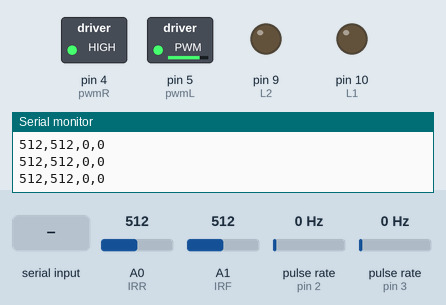
Simulated run of this sketch. Board: Arduino Uno, built with avr-gcc and run on an emulated ATmega328P. Parts: switched loads named in the sketch (green lamp = pin HIGH), output pins drawn as LEDs (lit = HIGH), the last lines printed to the serial monitor. Wiring (inferred from the names in the program): 2 × pulse sensor: data pin 2 / data pin 3. Inputs (shaded band) come from the test bench; at power-on: pulse rate (sensors on pin 2, pin 3) 0 Hz, A0 (IRR) = 512, A1 (IRF) = 512. Pins used as bus, display or sensor lines are not drawn.

Above: at 1.2 s.
1.3 s: pulse rate (sensor on pin 2) set to 50 Hz
At 4.0 s:
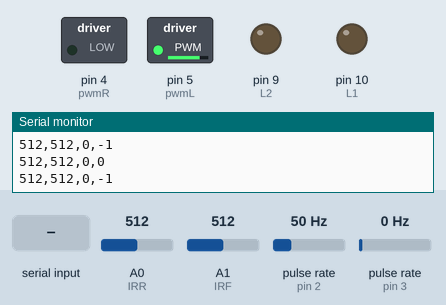
4.3 s: "a" received over Serial
At 5.5 s:
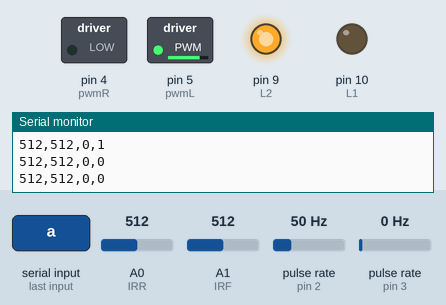
5.8 s: pulse rate (sensor on pin 3) set to 100 Hz
At 8.75 s:
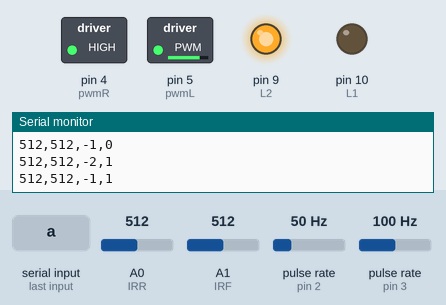
8.8 s: "w" received over Serial
At 10.0 s:
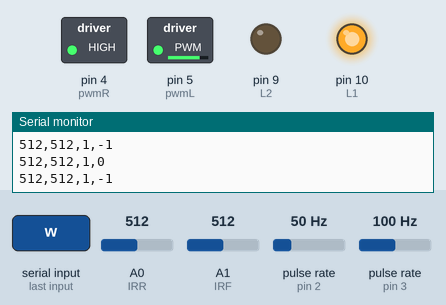
10.3 s: pulse rate (sensor on pin 2) set to 122 Hz
13.3 s: pulse rate (sensor on pin 2) set to 127 Hz
Timing chart, 0 to 16.1 s (numbered marks = the images above; inputs shaded):
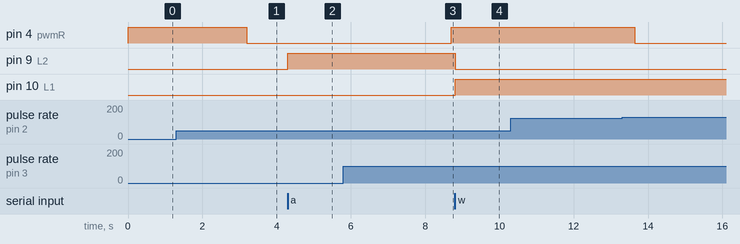

The sketch:

Space-Mapper_Car_Full.ino
```cpp
// LEFT = MOTOR A, RIGHT = MOTOR B
// hall effect readings/rev = 7;

#define pwmR 4 //pwmB
#define pwmL 5 //pwmA
#define R2 12 //BI2
#define R1 11 //BI1
#define L1 10 //AI1
#define L2 9 //AI2

#define encoderR1 2 //C1 on side sensor
#define encoderL1 3 //C1 on front sensor

#define IRF A1 //IR sensor inputs
#define IRR A0

const int avgInterval = 50; //interval tracked for averaging
int IRFAvgs[2]; //stores stabilized dist vals
int IRRAvgs[2];
int avgCounter = 0;

const int minIRF = 500; //ignore readings lower than these
const int minIRR = 500;

const int lSpeed = 200; //stays constant
int rSpeed = 200; //adjusts to match r=lSpeed

volatile int lTurns = 0; //# of rotations per motor
volatile int rTurns = 0;
volatile int lTotal = 0;
volatile int rTotal = 0;

volatile int lSense = 0; //time of last sense per motor
volatile int rSense = 0;


static int IRRVal = 0; //IR sensor vaues
static int IRFVal = 0;


void setup() {
  Serial.begin(9600);
  pinMode(pwmR, OUTPUT);
  pinMode(pwmL, OUTPUT);
  pinMode(R1, OUTPUT);
  pinMode(R2, OUTPUT);
  pinMode(L1, OUTPUT);
  pinMode(L2, OUTPUT);
  pinMode(encoderR1, INPUT_PULLUP);
  pinMode(encoderL1, INPUT_PULLUP);

  analogWrite(pwmR, rSpeed);
  analogWrite(pwmL, lSpeed);

  attachInterrupt(digitalPinToInterrupt(encoderL1),interruptL,RISING);
  attachInterrupt(digitalPinToInterrupt(encoderR1),interruptR,RISING);
}

int keyIn = 0; //holds inputted keystroke

void loop() {

  lTurns = 0; //reset # of encoder turns per motor
  rTurns = 0;

  int avgR = 0; //calculate average IR sensor reads
  int avgF = 0;

  for (int i = 0; i < avgInterval; i++) {
    avgR+=analogRead(IRR);
    avgF+=analogRead(IRF);
  }
  avgR/=avgInterval; //calculate averages per IR sensor
  avgF/=avgInterval;

  IRFAvgs[avgCounter] = avgF; //store 2 most recent values
  IRRAvgs[avgCounter] = avgR;
  avgCounter++;

  if (avgCounter == 2) {
    avgCounter = 0;
  }
  //difference in last 2 readings per sensor
  int IRFDiff = (abs(IRFAvgs[0] - IRFAvgs[1]));
  int IRRDiff = (abs(IRRAvgs[0] - IRRAvgs[1]));

  //ignore value if difference is too high
  if (IRFDiff < 25) {
    if (avgF < minIRF) {
      IRFVal = 0;
    } else {
      IRFVal = avgF;
    }
  }
  if (IRRDiff < 25) {
    if (avgR < minIRR) {
      IRRVal = 0;
    } else {
      IRRVal = avgR;
    }
  }

  if (Serial.available() > 0) { //keyboard input received
    keyIn = Serial.read(); //record key pressed
    moveCar(keyIn);
  }

  matchSpeeds();

  analogWrite(pwmL, lSpeed);
  analogWrite(pwmR, rSpeed);


  Serial.print(IRFVal);
  Serial.print(",");
  Serial.print(IRRVal);
  Serial.print(",");
  Serial.print(lTurns);
  Serial.print(",");
  Serial.println(rTurns);

}


void moveCar(int key) {
  switch (key) {
    default:
      leftOff();
      rightOff();
      break;
    case 119: //W key
      leftForward();
      rightForward();
      break;
    case 97: //A key
      leftBack();
      rightForward();
      break;
    case 115: //S key
      leftBack();
      rightBack();
      break;
    case 100: //D key
      leftForward();
      rightBack();
      break;
  }
}

void interruptL() {
  if (keyIn == 119 || keyIn == 100) {
    lTurns++;
    lTotal++;
  } else {
    lTurns--;
    lTotal--;
  }
}
void interruptR() {
  if (keyIn == 97 || keyIn == 115) { //motor turning forward
    rTurns++;
    rTotal++;
  } else {
    rTurns--;
    rTotal--;
  }

}

void matchSpeeds() { //matches left and right motor speeds
  if (abs(rTurns) > abs(lTurns)) { //if R is faster
    rSpeed--;
  } else if (abs(rTurns) < abs(lTurns)) { //if L is faster:
    rSpeed++;
  }
}

//functions to move or stop individual motors
void leftForward() {
  digitalWrite(L1, HIGH);
  digitalWrite(L2, LOW);
}
void leftBack() {
  digitalWrite(L1, LOW);
  digitalWrite(L2, HIGH);
}
void rightForward() {
  digitalWrite(R1, HIGH);
  digitalWrite(R2, LOW);
}
void rightBack() {
  digitalWrite(R1, LOW);
  digitalWrite(R2, HIGH);
}
void rightOff() {
  digitalWrite(R2, LOW);
  digitalWrite(R1, LOW);
}
void leftOff() {
  digitalWrite(L1, LOW);
  digitalWrite(L2, LOW);
}

void resetDir() {
  leftOff();
  rightOff();
}
```

Measured:
- after the input at 1.3 s, pin 4 (pwmR): HIGH → LOW after 1.9 s
- after the input at 4.3 s, pin 9 (L2): LOW → HIGH at once
- after the input at 5.8 s, pin 4 (pwmR): LOW → HIGH after 2.9 s
- after the input at 8.8 s, pin 9 (L2): HIGH → LOW at once; pin 10 (L1): LOW → HIGH at once
